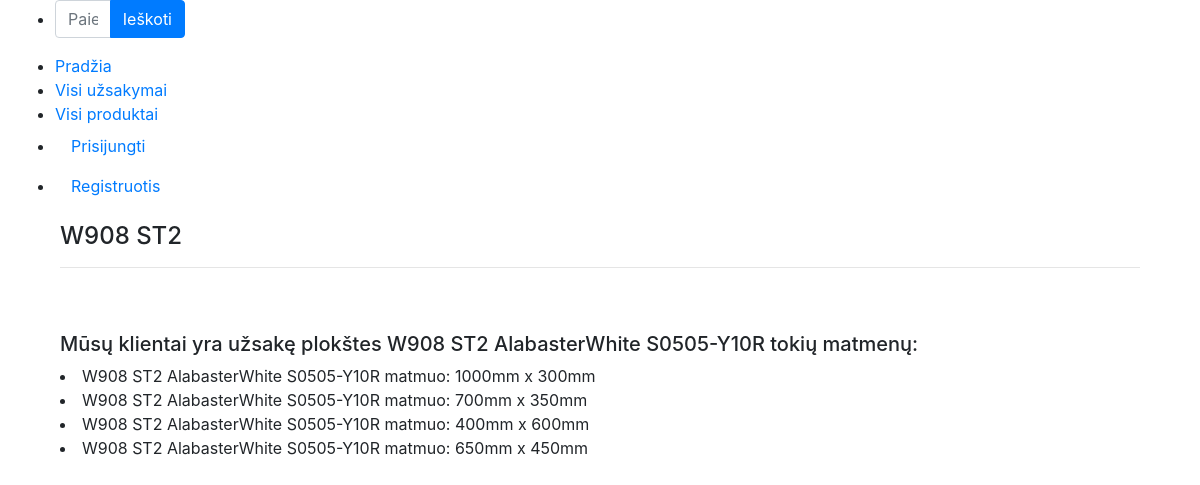
The page /baldai3/products/2 on the database its author committed.
### baldai3/models.py (models this page shows, shortened)
class Product(models.Model):
    decor = models.CharField(verbose_name="Plokštės dekoras", max_length=10)
    texture = models.CharField(verbose_name="Plokštės atsparumo klasė", max_length=10)
    p_name = models.CharField(verbose_name="Plokštės pavadinimas", max_length=50)
    nsc_color = models.CharField(verbose_name="Plokštės spalvos kodas", max_length=50)
    description = models.TextField('Aprašymas', max_length=2000, default='')
    decor_pic = models.ImageField('Dekoro nuotrauka', upload_to='decors', null=True, blank=True)
    def __str__(self):
        return f"{self.decor} {self.texture} {self.p_name} {self.nsc_color}"
    class Meta:
        verbose_name = 'Plokštė'
        verbose_name_plural = 'Plokštės'

class OrderLine(models.Model):
    order = models.ForeignKey(to="Order", verbose_name="Užsakymas", on_delete=models.CASCADE, related_name="lines")
    product = models.ForeignKey(to="Product", verbose_name="Plokštė", on_delete=models.SET_NULL, null=True, related_name="gaminys")
    product_thickness = models.ForeignKey(to="ProductThickness", verbose_name="Storis", on_delete=models.SET_NULL,
                                          null=True)
    right_edge_info = models.ForeignKey(to="RightEdgeInfo", verbose_name="→ dešinė briauna",
                                        on_delete=models.SET_NULL,
                                        null=True,
                                        blank=True,
                                        default=None,
                                        related_name="right_edge_info")
    left_edge_info = models.ForeignKey(to="LeftEdgeInfo", verbose_name="← kairė briauna",
                                       on_delete=models.SET_NULL,
                                       null=True,
                                       blank=True,
                                       default=None,
                                       related_name="left_edge_info")
    bottom_edge_info = models.ForeignKey(to="BottomEdgeInfo", verbose_name="↓ apatinė briauna",
                                         on_delete=models.SET_NULL,
                                         null=True,
                                         blank=True,
                                         default=None,
                                         related_name="bottom_edge_info")
    top_edge_info = models.ForeignKey(to="TopEdgeInfo", verbose_name="↑ viršutinė briauna",
                                      on_delete=models.SET_NULL,
                                      null=True,
                                      blank=True,
                                      default=None,
                                      related_name="top_edge_info")
    mill_drawing_info = models.ForeignKey(to="MillDrawing", verbose_name="Frezavimas",
                                          on_delete=models.SET_NULL,
                                          null=True,
                                          blank=True,
                                          default=None,
                                          )
    sketch_custom = models.ForeignKey(to="SketchCustom", verbose_name="Eskizas",
                                      on_delete=models.SET_NULL,
                                      null=True,
                                      blank=True,
                                      default=None,
                                      )
    sketch_drill_info = models.ForeignKey(to="DrillSketch", verbose_name="Gręžimas",
                                          on_delete=models.SET_NULL,
                                          null=True,
                                          blank=True,
                                          default=None,
                                          )
    qty = models.IntegerField(verbose_name="Kiekis", )
    product_length = models.IntegerField(verbose_name="Ilgis")
    product_width = models.IntegerField(verbose_name="Plotis")
    def display_total_length(self):
        if self.product_length is not None and self.left_edge_info is not None and self.right_edge_info is not None:
            return self.product_length - self.left_edge_info.e_thickness_model.e_thickness - self.right_edge_info.e_thickness_model.e_thickness
        else:
            return None
    display_total_length.short_description = "Cut Length"
    def display_total_width(self):
        if self.product_width is not None and self.top_edge_info is not None and self.bottom_edge_info is not None:
            return self.product_width - self.top_edge_info.e_thickness_model.e_thickness - self.bottom_edge_info.e_thickness_model.e_thickness
        else:
            return None
    display_total_width.short_description = "Cut width"
    def view_sketch_image_url(self):
        if self.mill_drawing_info and self.mill_drawing_info.sketch:
            return format_html('<a href="{}" target="_blank">View Sketch Image</a>', self.mill_drawing_info.sketch.url)
        else:
            return "No sketch image available"
    view_sketch_image_url.short_description = "Sketch Image"
    view_sketch_image_url.allow_tags = True
    def sketch_image_url(self):
        if self.sketch_custom and self.sketch_custom.sketch:
            return format_html('<a href="{}" target="_blank">View Sketch Image</a>', self.sketch_custom.sketch.url)
        else:
            return "No sketch image available"
    sketch_image_url.short_description = "Sketch Image"
    sketch_image_url.allow_tags = True
    def sketch_drill_url(self):
        if self.sketch_drill_info and self.sketch_drill_info.sketch:
            return format_html('<a href="{}" target="_blank">View Sketch Image</a>', self.sketch_drill_info.sketch.url)
        else:
            return "No sketch image available"
    sketch_drill_url.short_description = "Sketch Image"
    sketch_drill_url.allow_tags = True
    class Meta:
        verbose_name = 'Užsakymo eilutė'
        verbose_name_plural = 'Užsakymo eilutės'

### baldai3/views.py (the view)
# urls.py: path('products/<int:product_id>', views.product, name='product'), #plokštė iš sąrašo su 100x100
def product(request, product_id):
    single_product = get_object_or_404(Product, pk=product_id)
    return render(request, 'product.html', {'product': single_product})

### baldai3/templates/product.html (shortened to what this page needs)
{% extends "base.html" %}
{% block "content" %}
    <div class="container product">
    <h4>{{product.decor}} {{product.texture}}</h4>
    <hr/>
  {% if product.gaminys.all %}
    <h5>Mūsų klientai yra užsakę plokštes {{product.decor}} {{product.texture}} {{product.p_name}} {{product.nsc_color}} tokių matmenų:</h5>
    {% for i in product.gaminys.all %}
       <li>{{ i.product }} matmuo: {{ i.product_length }}mm x {{ i.product_width }}mm</li>
    {% endfor %}
    </div>
  {% else %}
    <p>Gaminių iš šios plokštės dar negaminome.</p>
  {% endif %}
{% endblock %}

### rows shown on the page
Product: decor "W908", texture "ST2", p_name "AlabasterWhite", nsc_color "S0505-Y10R"
OrderLine: product "W908 ST2 AlabasterWhite S0505-Y10R", product_length "1000", product_width "300"
OrderLine: product "W908 ST2 AlabasterWhite S0505-Y10R", product_length "700", product_width "350"
OrderLine: product "W908 ST2 AlabasterWhite S0505-Y10R", product_length "400", product_width "600"
OrderLine: product "W908 ST2 AlabasterWhite S0505-Y10R", product_length "650", product_width "450"
